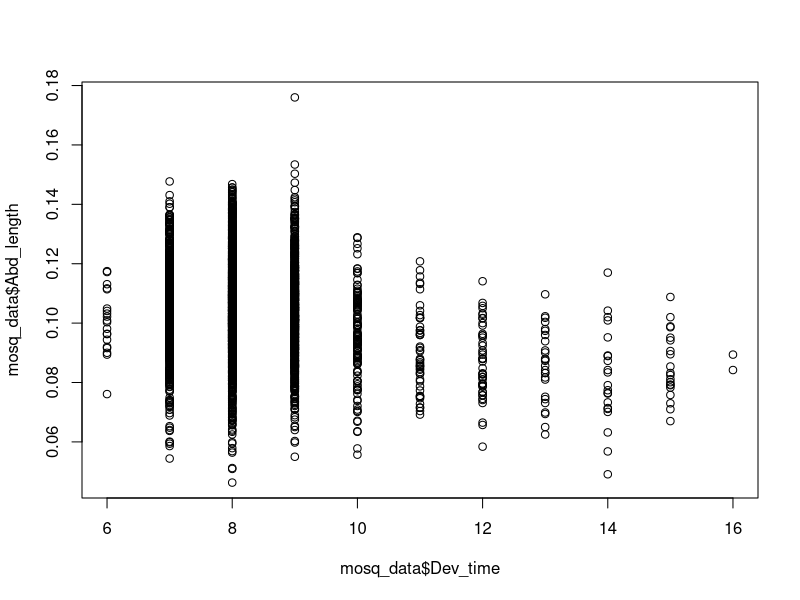
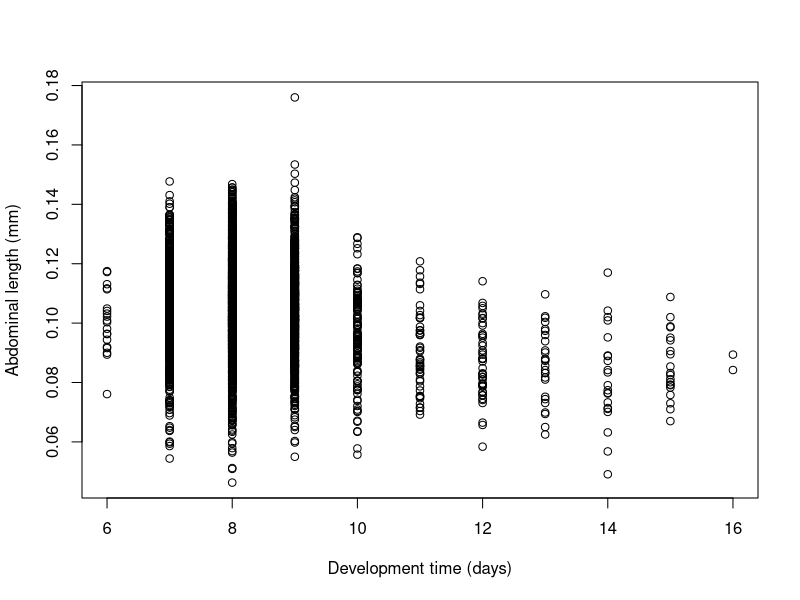
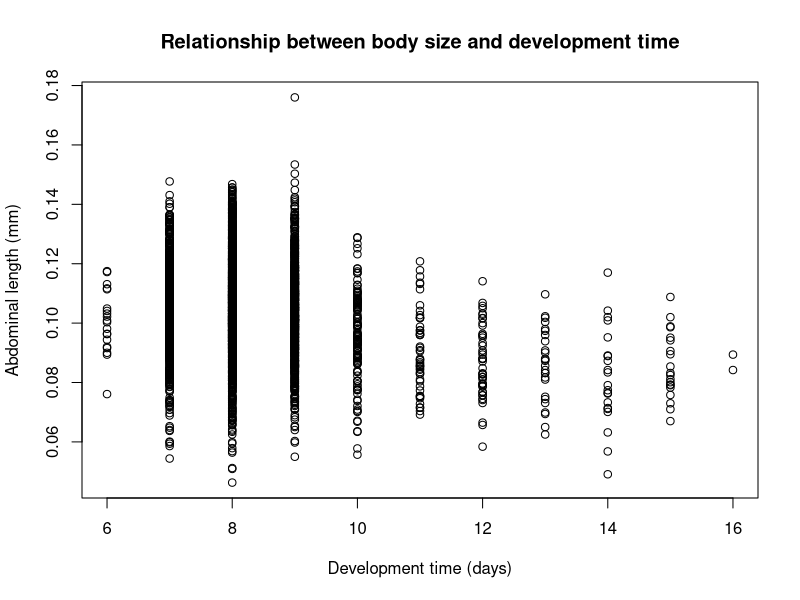
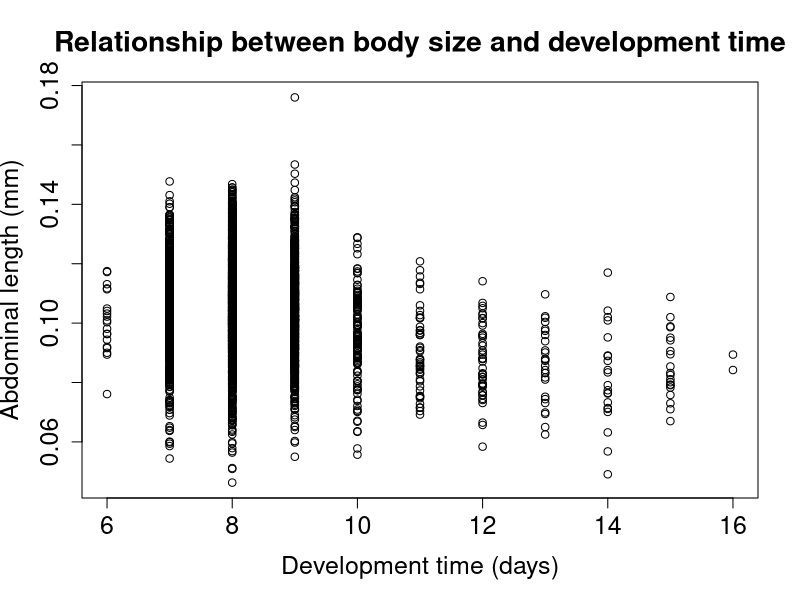
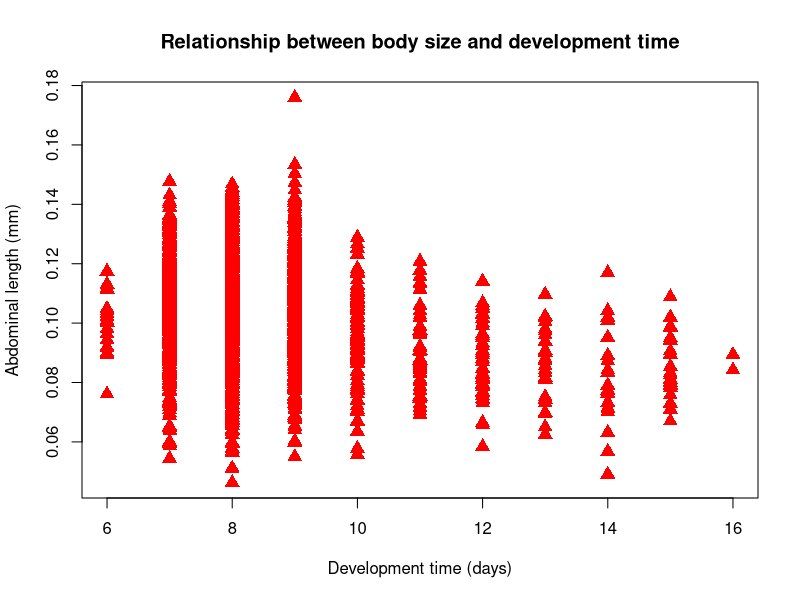
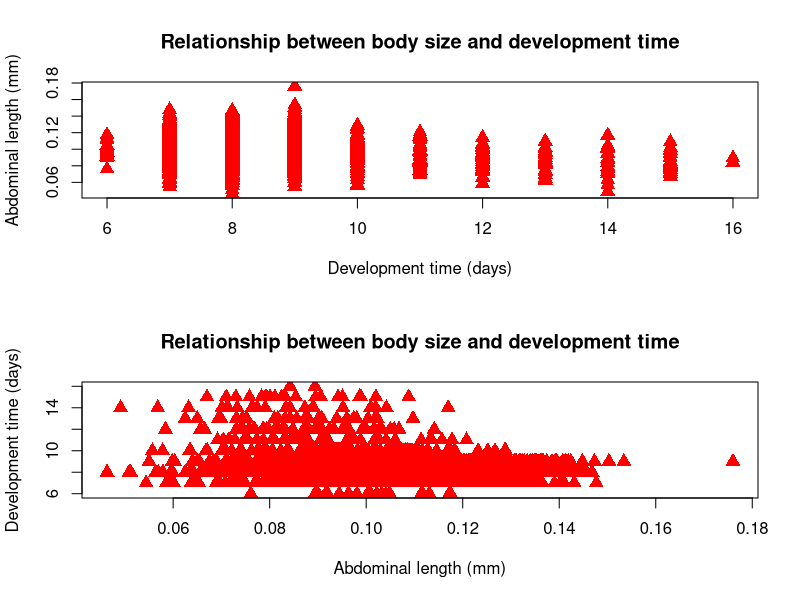
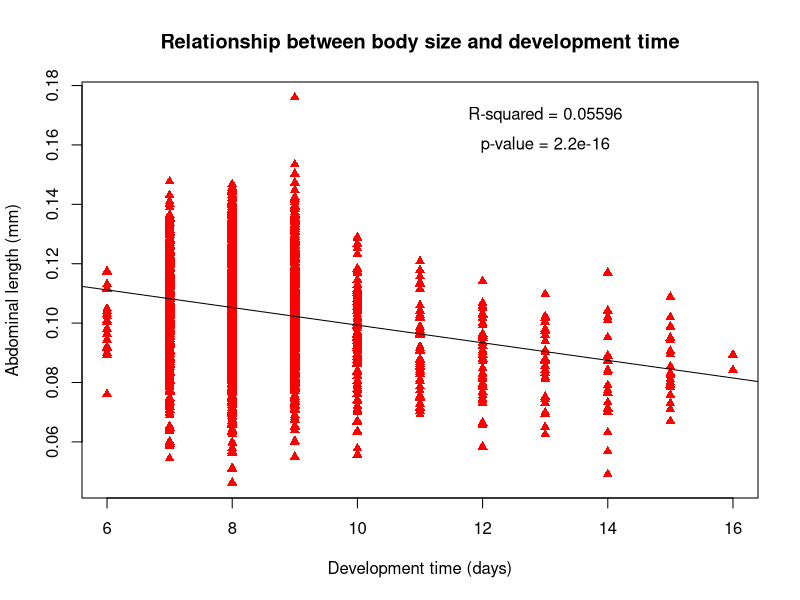

The R source for these figures, in order:
## ---- chunk 1
#read.csv() is a base function in R
#header is an arguement in the function that tells R if you have column names (TRUE) or not (FALSE)
mosq_data<-read.csv("workshop2_data.csv",header=TRUE)
## ---- chunk 2
#this prints the first six lines of your dataset to the console
head(mosq_data)
## ---- chunk 3
#this prints the last six lines of your dataset to the console
tail(mosq_data)
## ---- chunk 4
#this prints the dimensions of your dataset in (n.rows, n.columns)
dim(mosq_data)
## ---- chunk 5
#this prints all column names in your dataset
names(mosq_data)
## ---- chunk 6
summary(mosq_data)
## ---- chunk 7
#use the $ operator to access a single column
summary(mosq_data$Abd_length)

#run various summary stats
length(mosq_data$Abd_length)
min(mosq_data$Abd_length)
max(mosq_data$Abd_length)
range(mosq_data$Abd_length)
mean(mosq_data$Abd_length)
sd(mosq_data$Abd_length)
## ---- chunk 8
plot(mosq_data$Dev_time,mosq_data$Abd_length)
## ---- chunk 9
plot(mosq_data$Dev_time,mosq_data$Abd_length,xlab="Development time (days)",ylab="Abdominal length (mm)")
## ---- chunk 10
plot(mosq_data$Dev_time,mosq_data$Abd_length,xlab="Development time (days)",ylab="Abdominal length (mm)",main="Relationship between body size and development time")
## ---- chunk 11
plot(mosq_data$Dev_time,mosq_data$Abd_length,xlab="Development time (days)",ylab="Abdominal length (mm)",main="Relationship between body size and development time",cex.lab=1.5,cex.main=1.7,cex.axis=1.5)
## ---- chunk 12
#see ?pch for info on point shapes; see ?colors for info on built-in color names

plot(mosq_data$Dev_time,mosq_data$Abd_length,xlab="Development time (days)",ylab="Abdominal length (mm)",main="Relationship between body size and development time",pch=17,col="red",cex=1.5)
## ---- chunk 13
#specify (n.rows, n.columns)
par(mfrow=c(2,1)) #two rows, one column

plot(mosq_data$Dev_time,mosq_data$Abd_length,xlab="Development time (days)",ylab="Abdominal length (mm)",main="Relationship between body size and development time",pch=17,col="red",cex=1.5)

plot(mosq_data$Abd_length,mosq_data$Dev_time,xlab="Abdominal length (mm)",ylab="Development time (days)",main="Relationship between body size and development time",pch=17,col="red",cex=1.5)
## ---- chunk 14
#formula = dependent.vbl~independent.vbl
my.model<-lm(Abd_length~Dev_time,data=mosq_data)
summary(my.model)
## ---- chunk 15
#don't forget to reset your graphical parameters
par(mfrow=c(1,1))

plot(mosq_data$Dev_time,mosq_data$Abd_length,xlab="Development time (days)",ylab="Abdominal length (mm)",main="Relationship between body size and development time",pch=17,col="red")

#adds a line over the scatterplot
abline(my.model)

#adds text at location (x,y) on plot
text(13,0.17,labels="R-squared = 0.05596")
text(13,0.16,labels="p-value = 2.2e-16")
